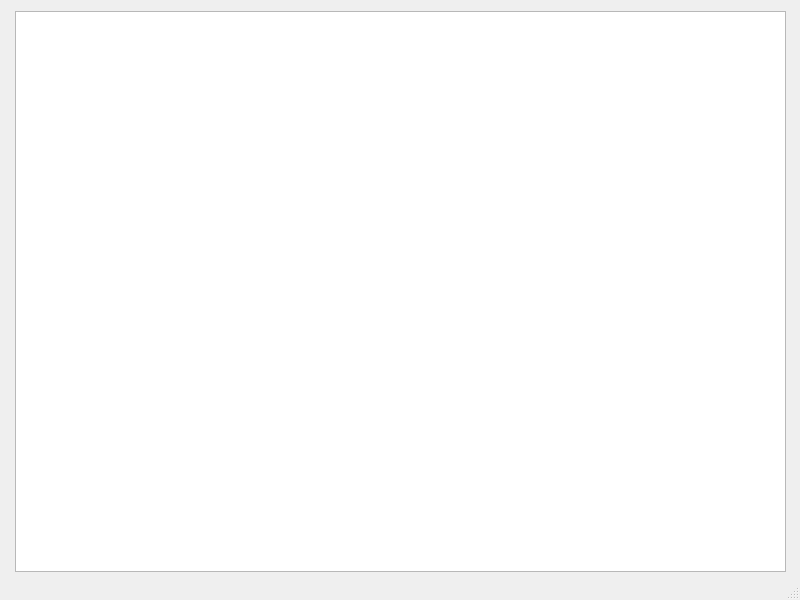
<?xml version="1.0" encoding="UTF-8"?>
<ui version="4.0">
 <class>MainWindow</class>
 <widget class="QMainWindow" name="MainWindow">
  <property name="geometry">
   <rect>
    <x>0</x>
    <y>0</y>
    <width>800</width>
    <height>600</height>
   </rect>
  </property>
  <property name="windowTitle">
   <string>MainWindow</string>
  </property>
  <widget class="QWidget" name="centralwidget">
   <widget class="QTableView" name="tableView">
    <property name="geometry">
     <rect>
      <x>15</x>
      <y>11</y>
      <width>771</width>
      <height>561</height>
     </rect>
    </property>
   </widget>
  </widget>
  <widget class="QStatusBar" name="statusbar"/>
 </widget>
 <resources/>
 <connections/>
</ui>
